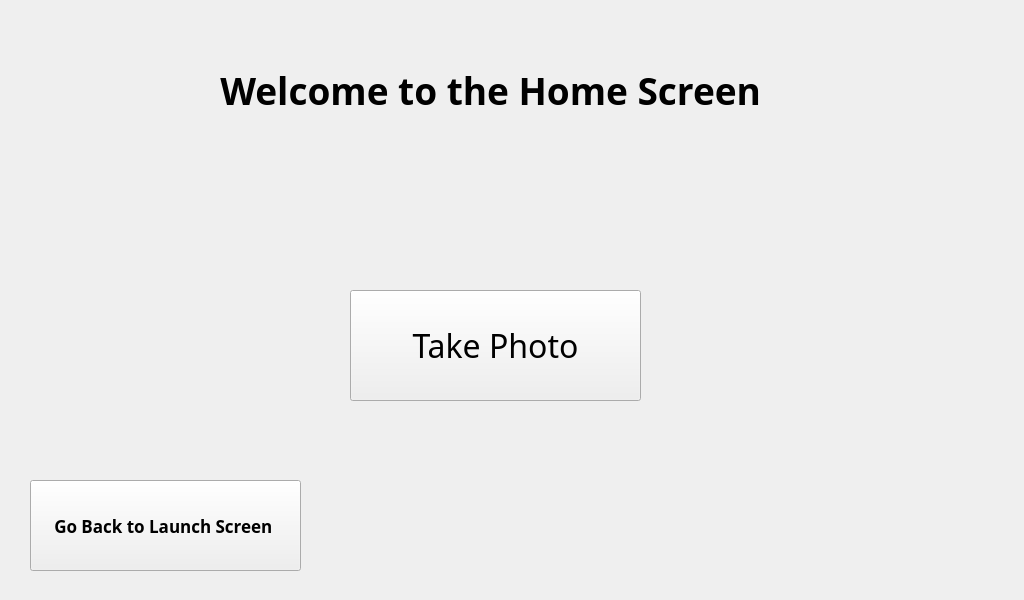
<?xml version="1.0" encoding="UTF-8"?>
<ui version="4.0">
 <class>Home</class>
 <widget class="QWidget" name="Home">
  <property name="geometry">
   <rect>
    <x>0</x>
    <y>0</y>
    <width>1024</width>
    <height>600</height>
   </rect>
  </property>
  <property name="windowTitle">
   <string>Form</string>
  </property>
  <widget class="QLabel" name="background">
   <property name="geometry">
    <rect>
     <x>0</x>
     <y>0</y>
     <width>1024</width>
     <height>600</height>
    </rect>
   </property>
   <property name="text">
    <string/>
   </property>
  </widget>
  <widget class="QLabel" name="label_header">
   <property name="geometry">
    <rect>
     <x>220</x>
     <y>50</y>
     <width>551</width>
     <height>81</height>
    </rect>
   </property>
   <property name="font">
    <font>
     <family>Monotype Corsiva</family>
     <pointsize>28</pointsize>
     <weight>75</weight>
     <bold>true</bold>
    </font>
   </property>
   <property name="text">
    <string>Welcome to the Home Screen </string>
   </property>
   <property name="alignment">
    <set>Qt::AlignCenter</set>
   </property>
  </widget>
  <widget class="QPushButton" name="pushButton_take_photo">
   <property name="geometry">
    <rect>
     <x>350</x>
     <y>290</y>
     <width>291</width>
     <height>111</height>
    </rect>
   </property>
   <property name="font">
    <font>
     <family>Monotype Corsiva</family>
     <pointsize>24</pointsize>
    </font>
   </property>
   <property name="text">
    <string>Take Photo</string>
   </property>
  </widget>
  <widget class="QPushButton" name="pushButton_to_launch">
   <property name="geometry">
    <rect>
     <x>30</x>
     <y>480</y>
     <width>271</width>
     <height>91</height>
    </rect>
   </property>
   <property name="font">
    <font>
     <family>Monotype Corsiva</family>
     <pointsize>13</pointsize>
     <weight>75</weight>
     <bold>true</bold>
    </font>
   </property>
   <property name="text">
    <string>Go Back to Launch Screen </string>
   </property>
  </widget>
 </widget>
 <resources/>
 <connections/>
</ui>
